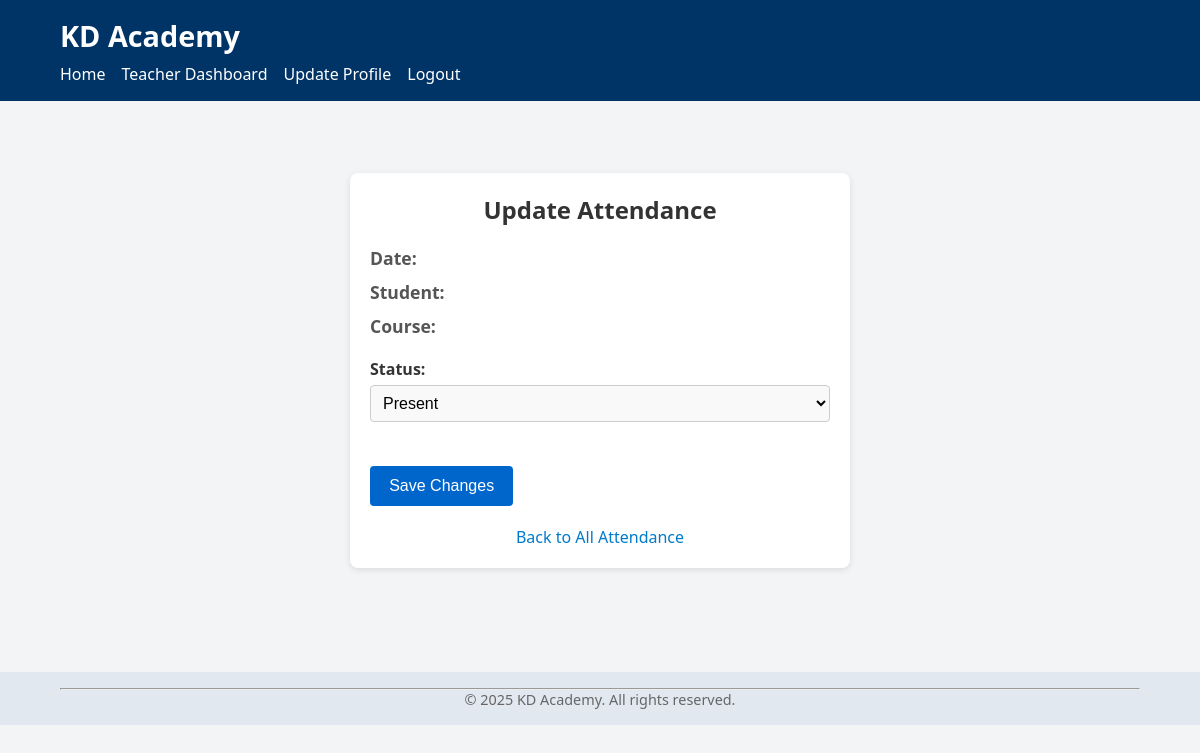
The page /teacher/update_attendance/1 (signed in) on the database as committed earlier.
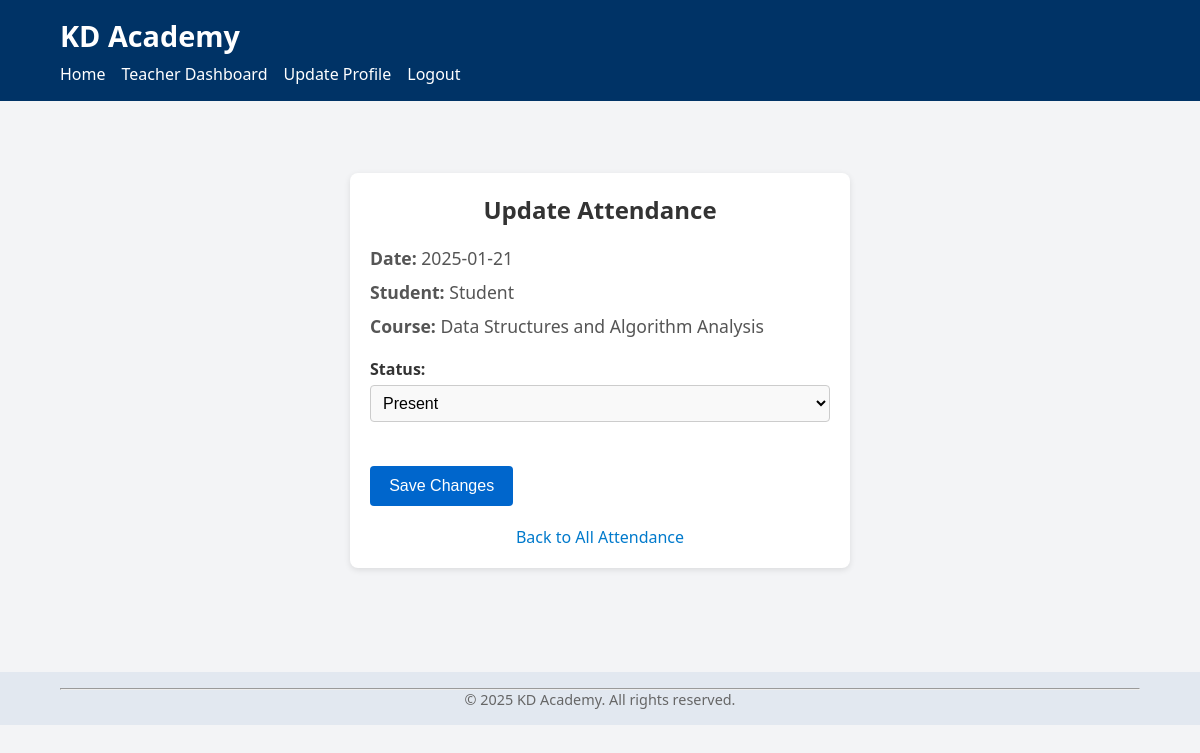
The same page on the database as committed later.
### tables this page shows
CREATE TABLE attendance (
            id INTEGER PRIMARY KEY AUTOINCREMENT,
            enrollment_id INTEGER NOT NULL,
            date TEXT NOT NULL,
            status TEXT NOT NULL, -- e.g., 'present' or 'absent'
            FOREIGN KEY (enrollment_id) REFERENCES enrollments(id)
        );

CREATE TABLE users (
            id INTEGER PRIMARY KEY AUTOINCREMENT,
            username TEXT NOT NULL UNIQUE,
            password TEXT NOT NULL,
            role TEXT NOT NULL
            -- e.g., 'student', 'teacher', 'admin'
        );

CREATE TABLE courses (
            id INTEGER PRIMARY KEY AUTOINCREMENT,
            name TEXT NOT NULL,
            semester TEXT NOT NULL
        );

### app.py (the view)
@app.route("/teacher/update_attendance/<int:attendance_id>", methods=["GET", "POST"])
def update_attendance(attendance_id):
    if "user_id" not in session or session.get("role") != "teacher":
        return "Access Denied. Teacher Only."
    db = get_db()
    if request.method == "POST":
        new_status = request.form["status"]  # e.g., 'present' or 'absent'
        db.execute("UPDATE attendance SET status = ? WHERE id = ?", (new_status, attendance_id))
        db.commit()
        return redirect(url_for("teacher_all_attendance"))
    else:
        record = db.execute("""
            SELECT a.id    AS attendance_id,
                   a.date,
                   a.status,
                   c.name  AS course_name,
                   u.username AS student_name
              FROM attendance a
              JOIN enrollments e ON a.enrollment_id = e.id
              JOIN courses c     ON e.course_id = c.id
              JOIN users u      ON e.user_id = u.id
             WHERE a.id = ?
        """, (attendance_id,)).fetchone()
        return render_template("teacher_update_attendance.html", record=record)

### app.py (called while the page is built)
def get_db():
    db = getattr(g, "_database", None)
    if db is None:
        db = g._database = sqlite3.connect(DATABASE)
        db.row_factory = sqlite3.Row
    return db

@app.teardown_appcontext
def close_connection(exception):
    db = getattr(g, "_database", None)
    if db is not None:
        db.close()

### templates/teacher_update_attendance.html (shortened to what this page needs)
{% extends "base.html" %}
{% block content %}
<section class="update-attendance-page">
    <h2>Update Attendance</h2>
    <div class="attendance-info">
        <p><strong>Date:</strong> {{ record.date }}</p>
        <p><strong>Student:</strong> {{ record.student_name }}</p>
        <p><strong>Course:</strong> {{ record.course_name }}</p>
    </div>
    <form method="POST" class="attendance-form">
        <div class="form-group">
            <label for="status">Status:</label>
            <select id="status" name="status" required>
                <option value="present" {% if record.status=='present' %}selected{% endif %}>Present</option>
            </select>
        </div>
        <button type="submit" class="submit-button">Save Changes</button>
    </form>
    <p class="back-link">
        <a href="{{ url_for('teacher_all_attendance') }}">Back to All Attendance</a>
    </p>
</section>
{% endblock %}

Rows that differ between the two databases and show on the page:
added attendance: date "2025-01-21", status "Present"
now on this page (row unchanged): users: student_name "Student"
now on this page (row unchanged): courses: course_name "Data Structures and Algorithm Analysis"
Other text that changed with them:
form field status: "Present" → (not shown)
